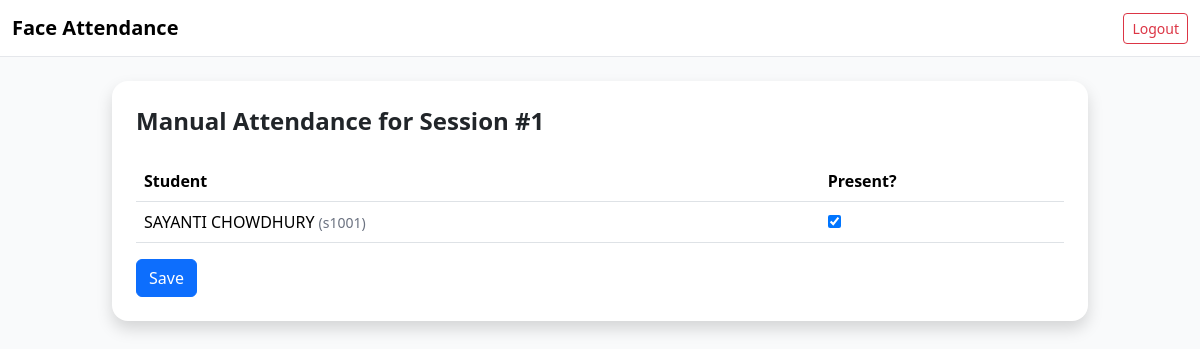
Screenshot of /attendance/session/1/manual (signed in) with the database file from the repository.
### models.py (models this page shows)
class AttendanceSession(db.Model):
    id = db.Column(db.Integer, primary_key=True)
    course_id = db.Column(db.Integer, db.ForeignKey("course.id"), nullable=False)
    section_id = db.Column(db.Integer, db.ForeignKey("section.id"))
    started_at = db.Column(db.DateTime, default=datetime.utcnow)
    closed = db.Column(db.Boolean, default=False)

class Student(db.Model):
    id = db.Column(db.Integer, primary_key=True)
    student_code = db.Column(db.String(64), unique=True, nullable=False)
    name = db.Column(db.String(255), nullable=False)
    enrollments = db.relationship("Enrollment", backref="student", cascade="all, delete-orphan")
    attendance = db.relationship("Attendance", backref="student", cascade="all, delete-orphan")

class Attendance(db.Model):
    id = db.Column(db.Integer, primary_key=True)
    session_id = db.Column(db.Integer, db.ForeignKey("attendance_session.id"), nullable=False)
    student_id = db.Column(db.Integer, db.ForeignKey("student.id"), nullable=False)
    status = db.Column(db.String(16), default="present")
    timestamp = db.Column(db.DateTime, default=datetime.utcnow)
    __table_args__ = (db.UniqueConstraint("session_id", "student_id", name="uq_attendance"),)

### blueprints/attendance.py (the view, shortened to what this page needs)
@bp.route("/session/<int:session_id>/manual", methods=["GET", "POST"])
@login_required
def manual(session_id):
    s = AttendanceSession.query.get_or_404(session_id)
    q = Enrollment.query.filter_by(course_id=s.course_id)
    if s.section_id:
        q = q.filter_by(section_id=s.section_id)
    enrolled = q.all()
    students = Student.query.filter(Student.id.in_([e.student_id for e in enrolled]) if enrolled else False).all() if enrolled else []
    statuses = {}
    for st in students:
        row = Attendance.query.filter_by(session_id=s.id, student_id=st.id).first()
        statuses[st.id] = (row.status if row else "absent")
    return render_template("manual_attendance.html", session=s, students=students, statuses=statuses)

### templates/manual_attendance.html (shortened to what this page needs)
{% extends "base.html" %}
{% block content %}
<div class="bg-white rounded-2xl shadow p-6">
  <h1 class="text-2xl font-bold mb-4">Manual Attendance for Session #{{ session.id }}</h1>
  <form method="post">
    <table class="table">
      <thead><tr><th>Student</th><th>Present?</th></tr></thead>
      <tbody>
        {% for s in students %}
        <tr>
          <td>{{ s.name }} <span class="text-gray-500 text-sm">({{ s.student_code }})</span></td>
          <td><input type="checkbox" name="present" value="{{ s.id }}" {% if statuses.get(s.id)=='present' %}checked{% endif %}></td>
        </tr>
        {% endfor %}
      </tbody>
    </table>
    <button class="btn btn-primary">Save</button>
  </form>
</div>
{% endblock %}

### rows the page displays
AttendanceSession: id "1"
Student: name "SAYANTI CHOWDHURY", student_code "s1001", present "☑"
